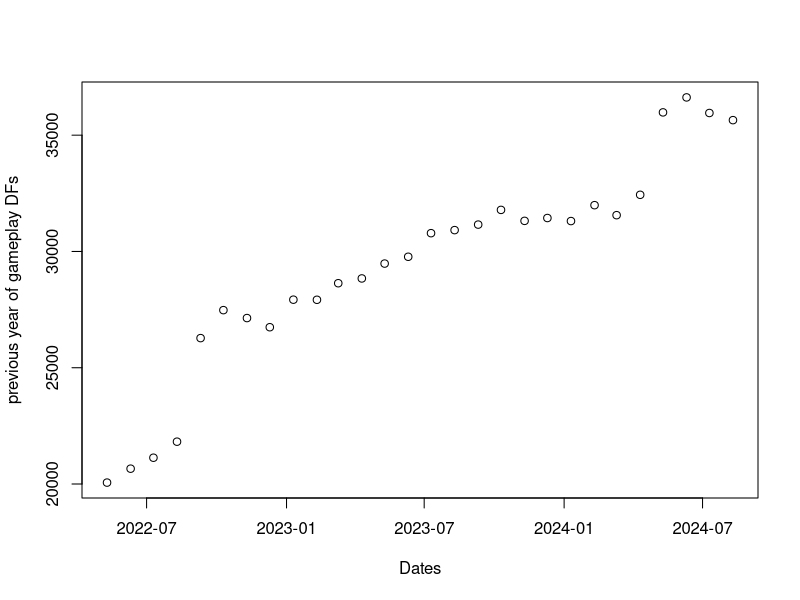

Source code (R):
rm(list = ls())
DFs = read.csv("FEH_zeroed_DFs.csv")


# Setup/User Input --------------------------------------------------------

start_date = "2023-08-11" # inclusive
end_date = "2024-08-10" # inclusive

# dealing with AR
DFs$Number[DFs$Source == "AR Def"] = 10 # AR Defense reward
DFs$Number[DFs$Source == "AR Rank"] = 36 # AR Rank reward
DFs$Number[DFs$Source == "AR Tier"] = 46 # AR Tier reward

# dealing with MS
MS = (DFs$Source == "Mjolnir's Strike")
DFs$Number[MS & (DFs$Type == "Fly" | DFs$Type == "Arm")] = 52.5 # MS rewards
DFs$Number[MS & (DFs$Type == "Inf" | DFs$Type == "Cav")] = 52.5

# dealing with RB
DFs$Number[DFs$Source == "Resonant Battles"] = 37.5 # Resonant Battles reward

# dealing with SD-R and SD-S
# DFs$Number for SD-R and SD-S are already set to values for 0 glory. 
# Adjust accordingly. 
# DFs$Number[DFs$Source == "SD-R Tier"] = 80 # SD-R Tier reward
# DFs$Number[DFs$Source == "SD-R Rank"] = 120 # SD-R Rank reward
# DFs$Number[DFs$Source == "SD-S Tier"] = 80 # SD-S Tier reward
# DFs$Number[DFs$Source == "SD-S Rank"] = 120 # SD-S Rank reward

# OG Summoner Duels
# DFs$Number[DFs$Source == "Summoner Duels"] = 0 # un-comment if SD is not played

# AR Resort
inf_weekly = 0
arm_weekly = 0
cav_weekly = 0
fly_weekly = 0
resort_weekly = c(inf_weekly, arm_weekly, cav_weekly, fly_weekly)

# dealing with Allegiance Battles
DFs$Number[DFs$Source == "Allegiance Battles"] = 34 # Allegiance Battles reward

# dealing with AA+ Rank
DFs$Number[DFs$Source == "AA+ Rank"] = 42 # Arena Assault+ rank reward


# Creating metadata -------------------------------------------------------

Source = c("AR Def", "AR Rank", "AR Tier", "Mjolnir's Strike",
           "Mjolnir's Strike LV.", "Resonant Battles", "SD-R Rank", "SD-R Tier",
           "SD-S Rank", "SD-S Tier", "Allegiance Battles", "AA+ Chain", "AA+ Rank", 
           "Grail Units", "Binding Worlds", "Hall of Forms", "Revival HoF",
           "Pawns of Loki", "Heroes Journey", "Lost Lore", "Type Quests", 
           "Summoner Duels Start", "Summoner Duels", "Frontline Phalanx", 
           "Rokkr Sieges", "Seer's Snare", "Affinity Auto-Battles",
           "United Warfront", "New Unit Quest/Login/Book", 
           "Anniversary Bonus", "Golden Week Bonus", "Book Midpoint Bonus", 
           "Half-Anniversary Bonus", "CYL Bonus", "1000th Hero",
           "New Hero Type Celebration", "Black Friday Bonus", 
           "Book Begins Bonus", "New Year's Bonus")

celebratory = Source %in% c("Anniversary Bonus", "Golden Week Bonus", 
                            "Book Midpoint Bonus", "Half-Anniversary Bonus", 
                            "CYL Bonus", "1000th Hero",
                            "New Hero Type Celebration", "Black Friday Bonus", 
                            "Book Begins Bonus", "New Year's Bonus")

fixed = Source %in% c("Mjolnir's Strike LV.", "AA+ Chain", "Grail Units", 
                      "Binding Worlds", "Hall of Forms", "Revival HoF", 
                      "Pawns of Loki", "Heroes Journey", "Lost Lore", 
                      "Type Quests", "Summoner Duels Start", "Summoner Duels",
                      "Frontline Phalanx", "Rokkr Sieges", "Seer's Snare",
                      "Affinity Auto-Battles", "United Warfront", 
                      "New Unit Quest/Login/Book")

variable = Source %in% c( "AR Def", "AR Rank", "AR Tier", "Mjolnir's Strike",
                          "Resonant Battles", "SD-R Rank", "SD-R Tier",
                          "SD-S Rank", "SD-S Tier", "Allegiance Battles", 
                          "AA+ Rank")

cats = length(Source)

Total = 0*c(1:cats)
Total_Inf = 0*c(1:cats)
Total_Armor = 0*c(1:cats)
Total_Cav = 0*c(1:cats)
Total_Flyer = 0*(1:cats)
Times_This_Year = 0*c(1:cats)
Amount = 0*c(1:cats)

# date range
currentYear = DFs$Date >= as.Date(start_date) & DFs$Date <=as.Date(end_date)
# start date and end date of when to consider for estimate

yearDFs = sum(DFs$Number[currentYear])
yearInfDFs = sum(DFs$Number[intersect(which(currentYear), which(DFs$Type == "Inf"))])
yearArmorDFs = sum(DFs$Number[intersect(which(currentYear), which(DFs$Type == "Arm"))])
yearCavDFs = sum(DFs$Number[intersect(which(currentYear), which(DFs$Type == "Cav"))])
yearFlyerDFs = sum(DFs$Number[intersect(which(currentYear), which(DFs$Type == "Fly"))])


#computing stats for category "AR Def"
curIdx = which(Source == "AR Def")
Total[curIdx] = sum(DFs$Number[intersect(which(currentYear), 
                                         which(DFs$Source == "AR Def"))])
Total_Inf[curIdx] = sum(DFs$Number[intersect(which(currentYear), 
                                             which(DFs$Type == "Inf" & DFs$Source == "AR Def"))])
Total_Armor[curIdx] = sum(DFs$Number[intersect(which(currentYear), 
                                               which(DFs$Type == "Arm" & DFs$Source == "AR Def"))])
Total_Cav[curIdx] = sum(DFs$Number[intersect(which(currentYear), 
                                             which(DFs$Type == "Cav" & DFs$Source == "AR Def"))])
Total_Flyer[curIdx] = sum(DFs$Number[intersect(which(currentYear), 
                                               which(DFs$Type == "Fly" & DFs$Source == "AR Def"))])
Times_This_Year[curIdx] = length(intersect(which(currentYear),
                                           which(DFs$Source == "AR Def")))
Amount[curIdx] = Total[curIdx]/Times_This_Year[curIdx]


#computing stats for category "AR Rank"
curIdx = which(Source == "AR Rank")
Total[curIdx] = sum(DFs$Number[intersect(which(currentYear), 
                                         which(DFs$Source == "AR Rank"))])
Total_Inf[curIdx] = sum(DFs$Number[intersect(which(currentYear), 
                                             which(DFs$Type == "Inf" & DFs$Source == "AR Rank"))])
Total_Armor[curIdx] = sum(DFs$Number[intersect(which(currentYear), 
                                               which(DFs$Type == "Arm" & DFs$Source == "AR Rank"))])
Total_Cav[curIdx] = sum(DFs$Number[intersect(which(currentYear), 
                                             which(DFs$Type == "Cav" & DFs$Source == "AR Rank"))])
Total_Flyer[curIdx] = sum(DFs$Number[intersect(which(currentYear), 
                                               which(DFs$Type == "Fly" & DFs$Source == "AR Rank"))])
Times_This_Year[curIdx] = length(intersect(which(currentYear),
                                           which(DFs$Source == "AR Rank")))
Amount[curIdx] = Total[curIdx]/Times_This_Year[curIdx]


#computing stats for category "AR Tier"
curIdx = which(Source == "AR Tier")
Total[curIdx] = sum(DFs$Number[intersect(which(currentYear), 
                                         which(DFs$Source == "AR Tier"))])
Total_Inf[curIdx] = sum(DFs$Number[intersect(which(currentYear), 
                                             which(DFs$Type == "Inf" & DFs$Source == "AR Tier"))])
Total_Armor[curIdx] = sum(DFs$Number[intersect(which(currentYear), 
                                               which(DFs$Type == "Arm" & DFs$Source == "AR Tier"))])
Total_Cav[curIdx] = sum(DFs$Number[intersect(which(currentYear), 
                                             which(DFs$Type == "Cav" & DFs$Source == "AR Tier"))])
Total_Flyer[curIdx] = sum(DFs$Number[intersect(which(currentYear), 
                                               which(DFs$Type == "Fly" & DFs$Source == "AR Tier"))])
Times_This_Year[curIdx] = length(intersect(which(currentYear),
                                           which(DFs$Source == "AR Tier")))
Amount[curIdx] = Total[curIdx]/Times_This_Year[curIdx]


#computing stats for category "Mjolnir's Strike"
curIdx = which(Source == "Mjolnir's Strike")
Total[curIdx] = sum(DFs$Number[currentYear & DFs$Source == "Mjolnir's Strike"])
Total_Inf[curIdx] = sum(DFs$Number[currentYear & DFs$Type == "Inf" &
                                     DFs$Source == "Mjolnir's Strike"])
Total_Armor[curIdx] = sum(DFs$Number[currentYear & DFs$Type == "Arm" &
                                       DFs$Source == "Mjolnir's Strike"])
Total_Cav[curIdx] = sum(DFs$Number[currentYear & DFs$Type == "Cav" &
                                     DFs$Source == "Mjolnir's Strike"])
Total_Flyer[curIdx] = sum(DFs$Number[currentYear & DFs$Type == "Fly" &
                                       DFs$Source == "Mjolnir's Strike"])
Times_This_Year[curIdx] = sum(currentYear & DFs$Source == "Mjolnir's Strike")
Amount[curIdx] = sum(DFs$Number[currentYear & 
                                  DFs$Source == "Mjolnir's Strike"])/Times_This_Year[curIdx]


#computing stats for category "Mjolnir's Strike LV."
curIdx = which(Source == "Mjolnir's Strike LV.")
Total[curIdx] = sum(DFs$Number[currentYear & DFs$Source == "Mjolnir's Strike LV. 30"])
Total_Inf[curIdx] = sum(DFs$Number[currentYear & DFs$Type == "Inf" &
                                     DFs$Source == "Mjolnir's Strike LV. 30"])
Total_Armor[curIdx] = sum(DFs$Number[currentYear & DFs$Type == "Arm" &
                                       DFs$Source == "Mjolnir's Strike LV. 30"])
Total_Cav[curIdx] = sum(DFs$Number[currentYear & DFs$Type == "Cav" &
                                     DFs$Source == "Mjolnir's Strike LV. 30"])
Total_Flyer[curIdx] = sum(DFs$Number[currentYear & DFs$Type == "Fly" &
                                       DFs$Source == "Mjolnir's Strike LV. 30"])
Times_This_Year[curIdx] = sum(currentYear & DFs$Source == "Mjolnir's Strike")
Amount[curIdx] = sum(DFs$Number[currentYear & 
                                  DFs$Source == "Mjolnir's Strike LV. 30"])/Times_This_Year[curIdx]


#computing stats for category "Resonant Battles"
curIdx = which(Source == "Resonant Battles")
Total[curIdx] = sum(DFs$Number[intersect(which(currentYear), 
                                         which(DFs$Source == "Resonant Battles"))])
Total_Inf[curIdx] = sum(DFs$Number[intersect(which(currentYear), 
                                             which(DFs$Type == "Inf" & DFs$Source == "Resonant Battles"))])
Total_Armor[curIdx] = sum(DFs$Number[intersect(which(currentYear), 
                                               which(DFs$Type == "Arm" & DFs$Source == "Resonant Battles"))])
Total_Cav[curIdx] = sum(DFs$Number[intersect(which(currentYear), 
                                             which(DFs$Type == "Cav" & DFs$Source == "Resonant Battles"))])
Total_Flyer[curIdx] = sum(DFs$Number[intersect(which(currentYear), 
                                               which(DFs$Type == "Fly" & DFs$Source == "Resonant Battles"))])
Times_This_Year[curIdx] = length(intersect(which(currentYear),
                                           which(DFs$Source == "Resonant Battles")))
Amount[curIdx] = Total[curIdx]/Times_This_Year[curIdx]


#computing stats for category "SD-R Rank"
curIdx = which(Source == "SD-R Rank")
Total[curIdx] = sum(DFs$Number[intersect(which(currentYear), 
                                         which(DFs$Source == "SD-R Rank"))])
Total_Inf[curIdx] = sum(DFs$Number[intersect(which(currentYear), 
                                             which(DFs$Type == "Inf" & DFs$Source == "SD-R Rank"))])
Total_Armor[curIdx] = sum(DFs$Number[intersect(which(currentYear), 
                                               which(DFs$Type == "Arm" & DFs$Source == "SD-R Rank"))])
Total_Cav[curIdx] = sum(DFs$Number[intersect(which(currentYear), 
                                             which(DFs$Type == "Cav" & DFs$Source == "SD-R Rank"))])
Total_Flyer[curIdx] = sum(DFs$Number[intersect(which(currentYear), 
                                               which(DFs$Type == "Fly" & DFs$Source == "SD-R Rank"))])
Times_This_Year[curIdx] = length(intersect(which(currentYear),
                                           which(DFs$Source == "SD-R Rank")))
Amount[curIdx] = Total[curIdx]/Times_This_Year[curIdx]


#computing stats for category "SD-R Tier"
curIdx = which(Source == "SD-R Tier")
Total[curIdx] = sum(DFs$Number[intersect(which(currentYear), 
                                         which(DFs$Source == "SD-R Tier"))])
Total_Inf[curIdx] = sum(DFs$Number[intersect(which(currentYear), 
                                             which(DFs$Type == "Inf" & DFs$Source == "SD-R Tier"))])
Total_Armor[curIdx] = sum(DFs$Number[intersect(which(currentYear), 
                                               which(DFs$Type == "Arm" & DFs$Source == "SD-R Tier"))])
Total_Cav[curIdx] = sum(DFs$Number[intersect(which(currentYear), 
                                             which(DFs$Type == "Cav" & DFs$Source == "SD-R Tier"))])
Total_Flyer[curIdx] = sum(DFs$Number[intersect(which(currentYear), 
                                               which(DFs$Type == "Fly" & DFs$Source == "SD-R Tier"))])
Times_This_Year[curIdx] = length(intersect(which(currentYear),
                                           which(DFs$Source == "SD-R Tier")))
Amount[curIdx] = Total[curIdx]/Times_This_Year[curIdx]


#computing stats for category "SD-S Rank"
curIdx = which(Source == "SD-S Rank")
Total[curIdx] = sum(DFs$Number[intersect(which(currentYear), 
                                         which(DFs$Source == "SD-S Rank"))])
Total_Inf[curIdx] = sum(DFs$Number[intersect(which(currentYear), 
                                             which(DFs$Type == "Inf" & DFs$Source == "SD-S Rank"))])
Total_Armor[curIdx] = sum(DFs$Number[intersect(which(currentYear), 
                                               which(DFs$Type == "Arm" & DFs$Source == "SD-S Rank"))])
Total_Cav[curIdx] = sum(DFs$Number[intersect(which(currentYear), 
                                             which(DFs$Type == "Cav" & DFs$Source == "SD-S Rank"))])
Total_Flyer[curIdx] = sum(DFs$Number[intersect(which(currentYear), 
                                               which(DFs$Type == "Fly" & DFs$Source == "SD-S Rank"))])
Times_This_Year[curIdx] = length(intersect(which(currentYear),
                                           which(DFs$Source == "SD-S Rank")))
Amount[curIdx] = Total[curIdx]/Times_This_Year[curIdx]


#computing stats for category "SD-S Tier"
curIdx = which(Source == "SD-S Tier")
Total[curIdx] = sum(DFs$Number[intersect(which(currentYear), 
                                         which(DFs$Source == "SD-S Tier"))])
Total_Inf[curIdx] = sum(DFs$Number[intersect(which(currentYear), 
                                             which(DFs$Type == "Inf" & DFs$Source == "SD-S Tier"))])
Total_Armor[curIdx] = sum(DFs$Number[intersect(which(currentYear), 
                                               which(DFs$Type == "Arm" & DFs$Source == "SD-S Tier"))])
Total_Cav[curIdx] = sum(DFs$Number[intersect(which(currentYear), 
                                             which(DFs$Type == "Cav" & DFs$Source == "SD-S Tier"))])
Total_Flyer[curIdx] = sum(DFs$Number[intersect(which(currentYear), 
                                               which(DFs$Type == "Fly" & DFs$Source == "SD-S Tier"))])
Times_This_Year[curIdx] = length(intersect(which(currentYear),
                                           which(DFs$Source == "SD-S Tier")))
Amount[curIdx] = Total[curIdx]/Times_This_Year[curIdx]


#computing stats for category "Allegiance Battles"
curIdx = which(Source == "Allegiance Battles")
Total[curIdx] = sum(DFs$Number[intersect(which(currentYear), 
                                         which(DFs$Source == "Allegiance Battles"))])
Total_Inf[curIdx] = sum(DFs$Number[intersect(which(currentYear), 
                                             which(DFs$Type == "Inf" & DFs$Source == "Allegiance Battles"))])
Total_Armor[curIdx] = sum(DFs$Number[intersect(which(currentYear), 
                                               which(DFs$Type == "Arm" & DFs$Source == "Allegiance Battles"))])
Total_Cav[curIdx] = sum(DFs$Number[intersect(which(currentYear), 
                                             which(DFs$Type == "Cav" & DFs$Source == "Allegiance Battles"))])
Total_Flyer[curIdx] = sum(DFs$Number[intersect(which(currentYear), 
                                               which(DFs$Type == "Fly" & DFs$Source == "Allegiance Battles"))])
Times_This_Year[curIdx] = length(intersect(which(currentYear),
                                           which(DFs$Source == "Allegiance Battles")))
Amount[curIdx] = Total[curIdx]/Times_This_Year[curIdx]


#computing stats for category "AA+ Chain"
curIdx = which(Source == "AA+ Chain")
Total[curIdx] = sum(DFs$Number[intersect(which(currentYear), 
                                         which(DFs$Source == "AA+ Chain"))])
Total_Inf[curIdx] = sum(DFs$Number[intersect(which(currentYear), 
                                             which(DFs$Type == "Inf" & DFs$Source == "AA+ Chain"))])
Total_Armor[curIdx] = sum(DFs$Number[intersect(which(currentYear), 
                                               which(DFs$Type == "Arm" & DFs$Source == "AA+ Chain"))])
Total_Cav[curIdx] = sum(DFs$Number[intersect(which(currentYear), 
                                             which(DFs$Type == "Cav" & DFs$Source == "AA+ Chain"))])
Total_Flyer[curIdx] = sum(DFs$Number[intersect(which(currentYear), 
                                               which(DFs$Type == "Fly" & DFs$Source == "AA+ Chain"))])
Times_This_Year[curIdx] = length(intersect(which(currentYear),
                                           which(DFs$Source == "AA+ Chain")))
Amount[curIdx] = Total[curIdx]/Times_This_Year[curIdx]


#computing stats for category "AA+ Rank"
curIdx = which(Source == "AA+ Rank")
Total[curIdx] = sum(DFs$Number[intersect(which(currentYear), 
                                         which(DFs$Source == "AA+ Rank"))])
Total_Inf[curIdx] = sum(DFs$Number[intersect(which(currentYear), 
                                             which(DFs$Type == "Inf" & DFs$Source == "AA+ Rank"))])
Total_Armor[curIdx] = sum(DFs$Number[intersect(which(currentYear), 
                                               which(DFs$Type == "Arm" & DFs$Source == "AA+ Rank"))])
Total_Cav[curIdx] = sum(DFs$Number[intersect(which(currentYear), 
                                             which(DFs$Type == "Cav" & DFs$Source == "AA+ Rank"))])
Total_Flyer[curIdx] = sum(DFs$Number[intersect(which(currentYear), 
                                               which(DFs$Type == "Fly" & DFs$Source == "AA+ Rank"))])
Times_This_Year[curIdx] = length(intersect(which(currentYear),
                                           which(DFs$Source == "AA+ Rank")))
Amount[curIdx] = Total[curIdx]/Times_This_Year[curIdx]


#computing stats for category "Grail Units"
curIdx = which(Source == "Grail Units")
grailUnits = intersect(which(currentYear), which(DFs$Source == "TT-New Unit" |
                                                   DFs$Source == "GHB-New Unit"))
Total[curIdx] = sum(DFs$Number[grailUnits])
Total_Inf[curIdx] = sum(DFs$Number[intersect(grailUnits, which(DFs$Type == "Inf"))])
Total_Armor[curIdx] = sum(DFs$Number[intersect(grailUnits, which(DFs$Type == "Arm"))])
Total_Cav[curIdx] = sum(DFs$Number[intersect(grailUnits, which(DFs$Type == "Cav"))])
Total_Flyer[curIdx] = sum(DFs$Number[intersect(grailUnits, which(DFs$Type == "Fly"))])
Times_This_Year[curIdx] = length(grailUnits)
Amount[curIdx] = Total[curIdx]/Times_This_Year[curIdx]


#computing stats for category "Binding Worlds"
curIdx = which(Source == "Binding Worlds")
BW = intersect(which(currentYear), which(DFs$Source == "Binding Worlds Enclosures" |
                                           DFs$Source == "Binding Worlds Daily"))
Total[curIdx] = sum(DFs$Number[BW])
Total_Inf[curIdx] = sum(DFs$Number[intersect(BW, which(DFs$Type == "Inf"))])
Total_Armor[curIdx] = sum(DFs$Number[intersect(BW, which(DFs$Type == "Arm"))])
Total_Cav[curIdx] = sum(DFs$Number[intersect(BW, which(DFs$Type == "Cav"))])
Total_Flyer[curIdx] = sum(DFs$Number[intersect(BW, which(DFs$Type == "Fly"))])
Times_This_Year[curIdx] = length(intersect(which(currentYear), 
                                           which(DFs$Source == "Binding Worlds Enclosures")))
Amount[curIdx] = Total[curIdx]/Times_This_Year[curIdx]


#computing stats for category "Hall of Forms"
curIdx = which(Source == "Hall of Forms")
HoF = intersect(which(currentYear), which(DFs$Source == "Hall of Forms Chambers" |
                                            DFs$Source == "Hall of Forms Daily"))
Total[curIdx] = sum(DFs$Number[HoF])
Total_Inf[curIdx] = sum(DFs$Number[intersect(HoF, which(DFs$Type == "Inf"))])
Total_Armor[curIdx] = sum(DFs$Number[intersect(HoF, which(DFs$Type == "Arm"))])
Total_Cav[curIdx] = sum(DFs$Number[intersect(HoF, which(DFs$Type == "Cav"))])
Total_Flyer[curIdx] = sum(DFs$Number[intersect(HoF, which(DFs$Type == "Fly"))])
Times_This_Year[curIdx] = length(HoF)/4
Amount[curIdx] = Total[curIdx]/Times_This_Year[curIdx]

#computing stats for category "Revival HoF"
curIdx = which(Source == "Revival HoF")
HoFRevival = intersect(which(currentYear), which(DFs$Source == "Revival: Hall of Forms"))
Total[curIdx] = sum(DFs$Number[HoFRevival])
Total_Inf[curIdx] = sum(DFs$Number[intersect(HoFRevival, which(DFs$Type == "Inf"))])
Total_Armor[curIdx] = sum(DFs$Number[intersect(HoFRevival, which(DFs$Type == "Arm"))])
Total_Cav[curIdx] = sum(DFs$Number[intersect(HoFRevival, which(DFs$Type == "Cav"))])
Total_Flyer[curIdx] = sum(DFs$Number[intersect(HoFRevival, which(DFs$Type == "Fly"))])
Times_This_Year[curIdx] = length(HoFRevival)
Amount[curIdx] = Total[curIdx]/Times_This_Year[curIdx]


#computing stats for category "Pawns of Loki"
curIdx = which(Source == "Pawns of Loki")
Total[curIdx] = sum(DFs$Number[intersect(which(currentYear), 
                                         which(DFs$Source == "Pawns of Loki"))])
Total_Inf[curIdx] = sum(DFs$Number[intersect(which(currentYear), 
                                             which(DFs$Type == "Inf" & DFs$Source == "Pawns of Loki"))])
Total_Armor[curIdx] = sum(DFs$Number[intersect(which(currentYear), 
                                               which(DFs$Type == "Arm" & DFs$Source == "Pawns of Loki"))])
Total_Cav[curIdx] = sum(DFs$Number[intersect(which(currentYear), 
                                             which(DFs$Type == "Cav" & DFs$Source == "Pawns of Loki"))])
Total_Flyer[curIdx] = sum(DFs$Number[intersect(which(currentYear), 
                                               which(DFs$Type == "Fly" & DFs$Source == "Pawns of Loki"))])
Times_This_Year[curIdx] = length(intersect(which(currentYear),
                                           which(DFs$Source == "Pawns of Loki")))/4
Amount[curIdx] = Total[curIdx]/Times_This_Year[curIdx]


#computing stats for category "Heroes Journey"
curIdx = which(Source == "Heroes Journey")
Total[curIdx] = sum(DFs$Number[intersect(which(currentYear), 
                                         which(DFs$Source == "Heroes Journey"))])
Total_Inf[curIdx] = sum(DFs$Number[intersect(which(currentYear), 
                                             which(DFs$Type == "Inf" & DFs$Source == "Heroes Journey"))])
Total_Armor[curIdx] = sum(DFs$Number[intersect(which(currentYear), 
                                               which(DFs$Type == "Arm" & DFs$Source == "Heroes Journey"))])
Total_Cav[curIdx] = sum(DFs$Number[intersect(which(currentYear), 
                                             which(DFs$Type == "Cav" & DFs$Source == "Heroes Journey"))])
Total_Flyer[curIdx] = sum(DFs$Number[intersect(which(currentYear), 
                                               which(DFs$Type == "Fly" & DFs$Source == "Heroes Journey"))])
Times_This_Year[curIdx] = length(intersect(which(currentYear),
                                           which(DFs$Source == "Heroes Journey")))/4
Amount[curIdx] = Total[curIdx]/Times_This_Year[curIdx]


#computing stats for category "Lost Lore" (including Lost Lore: Spoils)
curIdx = which(Source == "Lost Lore")
Total[curIdx] = sum(DFs$Number[intersect(which(currentYear), 
                                         which(DFs$Source == "Lost Lore"))])
Total_Inf[curIdx] = sum(DFs$Number[intersect(which(currentYear), 
                                             which(DFs$Type == "Inf" & DFs$Source == "Lost Lore"))])
Total_Armor[curIdx] = sum(DFs$Number[intersect(which(currentYear), 
                                               which(DFs$Type == "Arm" & DFs$Source == "Lost Lore"))])
Total_Cav[curIdx] = sum(DFs$Number[intersect(which(currentYear), 
                                             which(DFs$Type == "Cav" & DFs$Source == "Lost Lore"))])
Total_Flyer[curIdx] = sum(DFs$Number[intersect(which(currentYear), 
                                               which(DFs$Type == "Fly" & DFs$Source == "Lost Lore"))])
Times_This_Year[curIdx] = length(intersect(which(currentYear),
                                           which(DFs$Source == "Lost Lore")))
Amount[curIdx] = Total[curIdx]/Times_This_Year[curIdx]


#computing stats for category "Type Quests"
curIdx = which(Source == "Type Quests")
typeQuests = intersect(which(currentYear), which(DFs$Source == "Q-Infantry Assault" |
                                                   DFs$Source == "Q-Infantry Clash" | DFs$Source == "Q-Infantry Strike" |
                                                   DFs$Source == "Q-Armor Assault" | DFs$Source == "Q-Armor Clash" | 
                                                   DFs$Source == "Q-Armored Strike" | DFs$Source == "Q-Cavalry Assault" |
                                                   DFs$Source == "Q-Cavalry Clash" | DFs$Source == "Q-Cavalry Strike" |
                                                   DFs$Source == "Q-Flying Assault" | DFs$Source == "Q-Flying Clash" | 
                                                   DFs$Source == "Q-Flying Strike" ))
Total[curIdx] = sum(DFs$Number[typeQuests])
Total_Inf[curIdx] = sum(DFs$Number[intersect(typeQuests, which(DFs$Type == "Inf"))])
Total_Armor[curIdx] = sum(DFs$Number[intersect(typeQuests, which(DFs$Type == "Arm"))])
Total_Cav[curIdx] = sum(DFs$Number[intersect(typeQuests, which(DFs$Type == "Cav"))])
Total_Flyer[curIdx] = sum(DFs$Number[intersect(typeQuests, which(DFs$Type == "Fly"))])
Times_This_Year[curIdx] = length(typeQuests)
Amount[curIdx] = Total[curIdx]/Times_This_Year[curIdx]


#computing stats for category "Summoner Duels Start"
curIdx = which(Source == "Summoner Duels Start")
SDStart = intersect(which(currentYear), which(DFs$Source == "Summoner Duels" 
                                              & DFs$Date == "2021-12-06"))
Total[curIdx] = sum(DFs$Number[SDStart])
Total_Inf[curIdx] = sum(DFs$Number[intersect(SDStart, which(DFs$Type == "Inf"))])
Total_Armor[curIdx] = sum(DFs$Number[intersect(SDStart, which(DFs$Type == "Arm"))])
Total_Cav[curIdx] = sum(DFs$Number[intersect(SDStart, which(DFs$Type == "Cav"))])
Total_Flyer[curIdx] = sum(DFs$Number[intersect(SDStart, which(DFs$Type == "Fly"))])
Times_This_Year[curIdx] = 1
Amount[curIdx] = Total[curIdx]/Times_This_Year[curIdx]


#computing stats for category "Summoner Duels"
curIdx = which(Source == "Summoner Duels")
SD = intersect(which(currentYear), which(DFs$Source == "Summoner Duels" 
                                         & DFs$Date != "2021-12-06"))
Total[curIdx] = sum(DFs$Number[SD])
Total_Inf[curIdx] = sum(DFs$Number[intersect(SD, which(DFs$Type == "Inf"))])
Total_Armor[curIdx] = sum(DFs$Number[intersect(SD, which(DFs$Type == "Arm"))])
Total_Cav[curIdx] = sum(DFs$Number[intersect(SD, which(DFs$Type == "Cav"))])
Total_Flyer[curIdx] = sum(DFs$Number[intersect(SD, which(DFs$Type == "Fly"))])
Times_This_Year[curIdx] = length(SD)
Amount[curIdx] = Total[curIdx]/Times_This_Year[curIdx]


#computing stats for category "Frontline Phalanx"
curIdx = which(Source == "Frontline Phalanx")
FP= intersect(which(currentYear), which(DFs$Source == "Frontline Phalanx"))
Total[curIdx] = sum(DFs$Number[FP])
Total_Inf[curIdx] = sum(DFs$Number[intersect(FP, which(DFs$Type == "Inf"))])
Total_Armor[curIdx] = sum(DFs$Number[intersect(FP, which(DFs$Type == "Arm"))])
Total_Cav[curIdx] = sum(DFs$Number[intersect(FP, which(DFs$Type == "Cav"))])
Total_Flyer[curIdx] = sum(DFs$Number[intersect(FP, which(DFs$Type == "Fly"))])
Times_This_Year[curIdx] = length(FP)
Amount[curIdx] = Total[curIdx]/Times_This_Year[curIdx]


#computing stats for category "Rokkr Sieges"
curIdx = which(Source == "Rokkr Sieges")
RS = intersect(which(currentYear), which(DFs$Source == "Rokkr Sieges"))
Total[curIdx] = sum(DFs$Number[RS])
Total_Inf[curIdx] = sum(DFs$Number[intersect(RS, which(DFs$Type == "Inf"))])
Total_Armor[curIdx] = sum(DFs$Number[intersect(RS, which(DFs$Type == "Arm"))])
Total_Cav[curIdx] = sum(DFs$Number[intersect(RS, which(DFs$Type == "Cav"))])
Total_Flyer[curIdx] = sum(DFs$Number[intersect(RS, which(DFs$Type == "Fly"))])
Times_This_Year[curIdx] = length(RS)/3
Amount[curIdx] = Total[curIdx]/Times_This_Year[curIdx]

#computing stats for category "Seer's Snare"
curIdx = which(Source == "Seer's Snare")
SS = intersect(which(currentYear), which(DFs$Source == "Seer's Snare Daily" | 
                                           DFs$Source == "Seer's Snare Rifts"))
Total[curIdx] = sum(DFs$Number[SS])
Total_Inf[curIdx] = sum(DFs$Number[intersect(SS, which(DFs$Type == "Inf"))])
Total_Armor[curIdx] = sum(DFs$Number[intersect(SS, which(DFs$Type == "Arm"))])
Total_Cav[curIdx] = sum(DFs$Number[intersect(SS, which(DFs$Type == "Cav"))])
Total_Flyer[curIdx] = sum(DFs$Number[intersect(SS, which(DFs$Type == "Fly"))])
Times_This_Year[curIdx] = length(SS)/3
Amount[curIdx] = Total[curIdx]/Times_This_Year[curIdx]

#computing stats for category "Affinity Auto-Battles"
curIdx = which(Source == "Affinity Auto-Battles")
AAB = intersect(which(currentYear), which(DFs$Source == "Affinity Auto-Battles Daily" | 
                                           DFs$Source == "Affinity Auto-Battles Score"))
Total[curIdx] = sum(DFs$Number[AAB])
Total_Inf[curIdx] = sum(DFs$Number[intersect(AAB, which(DFs$Type == "Inf"))])
Total_Armor[curIdx] = sum(DFs$Number[intersect(AAB, which(DFs$Type == "Arm"))])
Total_Cav[curIdx] = sum(DFs$Number[intersect(AAB, which(DFs$Type == "Cav"))])
Total_Flyer[curIdx] = sum(DFs$Number[intersect(AAB, which(DFs$Type == "Fly"))])
Times_This_Year[curIdx] = length(AAB)/4
Amount[curIdx] = Total[curIdx]/Times_This_Year[curIdx]

#computing stats for category "United Warfront"
curIdx = which(Source == "United Warfront")
UW = intersect(which(currentYear), which(DFs$Source == "United Warfront"))
Total[curIdx] = sum(DFs$Number[UW])
Total_Inf[curIdx] = sum(DFs$Number[intersect(UW, which(DFs$Type == "Inf"))])
Total_Armor[curIdx] = sum(DFs$Number[intersect(UW, which(DFs$Type == "Arm"))])
Total_Cav[curIdx] = sum(DFs$Number[intersect(UW, which(DFs$Type == "Cav"))])
Total_Flyer[curIdx] = sum(DFs$Number[intersect(UW, which(DFs$Type == "Fly"))])
Times_This_Year[curIdx] = length(UW)/4
Amount[curIdx] = Total[curIdx]/Times_This_Year[curIdx]



#computing stats for category "New Unit Quest/Login/Book"
curIdx = which(Source == "New Unit Quest/Login/Book")
newUnits = intersect(which(currentYear), which(DFs$Source == "Unit Login Bonus" |
                                                 DFs$Source == "B-New Unit" | DFs$Source == "Q-New Unit" |
                                                 DFs$Source == "AHR-New Unit" | DFs$Source == "Engage Login"))
Total[curIdx] = sum(DFs$Number[newUnits])
Total_Inf[curIdx] = sum(DFs$Number[intersect(newUnits, which(DFs$Type == "Inf"))])
Total_Armor[curIdx] = sum(DFs$Number[intersect(newUnits, which(DFs$Type == "Arm"))])
Total_Cav[curIdx] = sum(DFs$Number[intersect(newUnits, which(DFs$Type == "Cav"))])
Total_Flyer[curIdx] = sum(DFs$Number[intersect(newUnits, which(DFs$Type == "Fly"))])
Times_This_Year[curIdx] = length(newUnits)
Amount[curIdx] = Total[curIdx]/Times_This_Year[curIdx]


#computing stats for category "Anniversary Bonus"
curIdx = which(Source == "Anniversary Bonus")
anniBonus = intersect(which(currentYear), which(DFs$Source == "Q-Anniversary"|
                                                  DFs$Source == "Anniversary Login" |
                                                  DFs$Source == "Tempest Trials (Anniversary)"))
Total[curIdx] = sum(DFs$Number[anniBonus])
Total_Inf[curIdx] = sum(DFs$Number[intersect(anniBonus, which(DFs$Type == "Inf"))])
Total_Armor[curIdx] = sum(DFs$Number[intersect(anniBonus, which(DFs$Type == "Arm"))])
Total_Cav[curIdx] = sum(DFs$Number[intersect(anniBonus, which(DFs$Type == "Cav"))])
Total_Flyer[curIdx] = sum(DFs$Number[intersect(anniBonus, which(DFs$Type == "Fly"))])
Times_This_Year[curIdx] = 1
Amount[curIdx] = Total[curIdx]/Times_This_Year[curIdx]


#computing stats for category "Golden Week Bonus"
curIdx = which(Source == "Golden Week Bonus")
GWBonus = intersect(which(currentYear), which(DFs$Source == "Golden Week Login" |
                                                DFs$Source == "Rokkr Sieges (GW)" |
                                                DFs$Source == "Q-Rokkr Sieges"))
Total[curIdx] = sum(DFs$Number[GWBonus])
Total_Inf[curIdx] = sum(DFs$Number[intersect(GWBonus, which(DFs$Type == "Inf"))])
Total_Armor[curIdx] = sum(DFs$Number[intersect(GWBonus, which(DFs$Type == "Arm"))])
Total_Cav[curIdx] = sum(DFs$Number[intersect(GWBonus, which(DFs$Type == "Cav"))])
Total_Flyer[curIdx] = sum(DFs$Number[intersect(GWBonus, which(DFs$Type == "Fly"))])
Times_This_Year[curIdx] = 1
Amount[curIdx] = Total[curIdx]/Times_This_Year[curIdx]


#computing stats for category "Book Midpoint Bonus"
curIdx = which(Source == "Book Midpoint Bonus")
midBonus = intersect(which(currentYear), which(DFs$Source == "Midpoint Login"))
Total[curIdx] = sum(DFs$Number[midBonus])
Total_Inf[curIdx] = sum(DFs$Number[intersect(midBonus, which(DFs$Type == "Inf"))])
Total_Armor[curIdx] = sum(DFs$Number[intersect(midBonus, which(DFs$Type == "Arm"))])
Total_Cav[curIdx] = sum(DFs$Number[intersect(midBonus, which(DFs$Type == "Cav"))])
Total_Flyer[curIdx] = sum(DFs$Number[intersect(midBonus, which(DFs$Type == "Fly"))])
Times_This_Year[curIdx] = 1
Amount[curIdx] = Total[curIdx]/Times_This_Year[curIdx]


#computing stats for category "Half-Anniversary Bonus"
curIdx = which(Source == "Half-Anniversary Bonus")
halfBonus = intersect(which(currentYear), which(DFs$Source == "Half-Anniversary Login"))
Total[curIdx] = sum(DFs$Number[halfBonus])
Total_Inf[curIdx] = sum(DFs$Number[intersect(halfBonus, which(DFs$Type == "Inf"))])
Total_Armor[curIdx] = sum(DFs$Number[intersect(halfBonus, which(DFs$Type == "Arm"))])
Total_Cav[curIdx] = sum(DFs$Number[intersect(halfBonus, which(DFs$Type == "Cav"))])
Total_Flyer[curIdx] = sum(DFs$Number[intersect(halfBonus, which(DFs$Type == "Fly"))])
Times_This_Year[curIdx] = 1
Amount[curIdx] = Total[curIdx]/Times_This_Year[curIdx]


#computing stats for category "CYL Bonus"
curIdx = which(Source == "CYL Bonus")
CYLBonus = intersect(which(currentYear), which(DFs$Source == "CYL Login" |
                                                 DFs$Source == "Forging Bonds (CYL)"))
Total[curIdx] = sum(DFs$Number[CYLBonus])
Total_Inf[curIdx] = sum(DFs$Number[intersect(CYLBonus, which(DFs$Type == "Inf"))])
Total_Armor[curIdx] = sum(DFs$Number[intersect(CYLBonus, which(DFs$Type == "Arm"))])
Total_Cav[curIdx] = sum(DFs$Number[intersect(CYLBonus, which(DFs$Type == "Cav"))])
Total_Flyer[curIdx] = sum(DFs$Number[intersect(CYLBonus, which(DFs$Type == "Fly"))])
Times_This_Year[curIdx] = 1
Amount[curIdx] = Total[curIdx]/Times_This_Year[curIdx]


#computing stats for category "New Hero Type Celebration"
curIdx = which(Source == "New Hero Type Celebration")
ascBonus = intersect(which(currentYear), which(DFs$Source == "Q-Ascended Heroes" |
                                                 DFs$Source == "Ascended Heroes Login" | 
                                                 DFs$Source == "Rearmed Heroes Login" |
                                                 DFs$Source == "Attuned Heroes Login"))
Total[curIdx] = sum(DFs$Number[ascBonus])
Total_Inf[curIdx] = sum(DFs$Number[intersect(ascBonus, which(DFs$Type == "Inf"))])
Total_Armor[curIdx] = sum(DFs$Number[intersect(ascBonus, which(DFs$Type == "Arm"))])
Total_Cav[curIdx] = sum(DFs$Number[intersect(ascBonus, which(DFs$Type == "Cav"))])
Total_Flyer[curIdx] = sum(DFs$Number[intersect(ascBonus, which(DFs$Type == "Fly"))])
Times_This_Year[curIdx] = 1
Amount[curIdx] = Total[curIdx]/Times_This_Year[curIdx]


#computing stats for category "Black Friday Bonus"
curIdx = which(Source == "Black Friday Bonus")
BFBonus = intersect(which(currentYear), which(DFs$Source == "Q-Black Friday"))
Total[curIdx] = sum(DFs$Number[BFBonus])
Total_Inf[curIdx] = sum(DFs$Number[intersect(BFBonus, which(DFs$Type == "Inf"))])
Total_Armor[curIdx] = sum(DFs$Number[intersect(BFBonus, which(DFs$Type == "Arm"))])
Total_Cav[curIdx] = sum(DFs$Number[intersect(BFBonus, which(DFs$Type == "Cav"))])
Total_Flyer[curIdx] = sum(DFs$Number[intersect(BFBonus, which(DFs$Type == "Fly"))])
Times_This_Year[curIdx] = 1
Amount[curIdx] = Total[curIdx]/Times_This_Year[curIdx]


#computing stats for category "Book Begins Bonus"
curIdx = which(Source == "Book Begins Bonus")
beginBonus = intersect(which(currentYear), which(DFs$Source == "Book Begins Login" |
                                                   DFs$Source == "Q-Book Begins"))
Total[curIdx] = sum(DFs$Number[beginBonus])
Total_Inf[curIdx] = sum(DFs$Number[intersect(beginBonus, which(DFs$Type == "Inf"))])
Total_Armor[curIdx] = sum(DFs$Number[intersect(beginBonus, which(DFs$Type == "Arm"))])
Total_Cav[curIdx] = sum(DFs$Number[intersect(beginBonus, which(DFs$Type == "Cav"))])
Total_Flyer[curIdx] = sum(DFs$Number[intersect(beginBonus, which(DFs$Type == "Fly"))])
Times_This_Year[curIdx] = 1
Amount[curIdx] = Total[curIdx]/Times_This_Year[curIdx]


#computing stats for category "New Year's Bonus"
curIdx = which(Source == "New Year's Bonus")
NYBonus = intersect(which(currentYear), which(DFs$Source == "Q-New Year"))
Total[curIdx] = sum(DFs$Number[NYBonus])
Total_Inf[curIdx] = sum(DFs$Number[intersect(NYBonus, which(DFs$Type == "Inf"))])
Total_Armor[curIdx] = sum(DFs$Number[intersect(NYBonus, which(DFs$Type == "Arm"))])
Total_Cav[curIdx] = sum(DFs$Number[intersect(NYBonus, which(DFs$Type == "Cav"))])
Total_Flyer[curIdx] = sum(DFs$Number[intersect(NYBonus, which(DFs$Type == "Fly"))])
Times_This_Year[curIdx] = 1
Amount[curIdx] = Total[curIdx]/Times_This_Year[curIdx]

#computing stats for category "1000th Hero"
curIdx = which(Source == "1000th Hero")
TH = intersect(which(currentYear), which(DFs$Source == "1000th Hero Login"))
Total[curIdx] = sum(DFs$Number[TH])
Total_Inf[curIdx] = sum(DFs$Number[intersect(TH, which(DFs$Type == "Inf"))])
Total_Armor[curIdx] = sum(DFs$Number[intersect(TH, which(DFs$Type == "Arm"))])
Total_Cav[curIdx] = sum(DFs$Number[intersect(TH, which(DFs$Type == "Cav"))])
Total_Flyer[curIdx] = sum(DFs$Number[intersect(TH, which(DFs$Type == "Fly"))])
Times_This_Year[curIdx] = 1
Amount[curIdx] = Total[curIdx]/Times_This_Year[curIdx]



# Formatting/Printing Results ---------------------------------------------

Amount = round(Amount)
metaData = data.frame(Amount, Times_This_Year, Source, Total, Total_Inf, Total_Armor, 
                      Total_Cav, Total_Flyer)
if(sum(resort_weekly) != 0)
{
  Tuesdays = 
    sum(weekdays(seq(as.Date(start_date), as.Date(end_date), "days")) == "Tuesday")
  total_resort = Tuesdays*resort_weekly
  ar_resort = list(sum(resort_weekly), Tuesdays, "AR Resort", sum(total_resort),
                   total_resort[1], total_resort[2], total_resort[3], total_resort[4])
  metaData = rbind(metaData, ar_resort)
}
colnames(metaData) = c("Amount", "Times", "Source", "Total", "Infantry",
                       "Armored", "Cavalry", "Flying")
Totals = list(NA, NA, "Totals", sum(metaData$Total), sum(metaData$Infantry), 
              sum(metaData$Armored), sum(metaData$Cavalry), 
              sum(metaData$Flying))
metaData = rbind(metaData, Totals)

print(metaData)
print(sum(Total))

# write.csv(metaData, "FEH_DFs_estimate.csv", row.names = FALSE)
  # uncomment to write meta-data to a csv file in your working directory

# making a graph of yearly gameplay DFs
library(stringr)
start_date = as.Date("2021-05-10")
end_date = as.Date("2023-08-10")
DFsYTD = c()
dates = c()

date = start_date
while(date <= end_date)
{
  curr_year = as.integer(str_split_i(date, pattern="-", 1))
  curr_month = as.integer(str_split_i(date, pattern="-", 2))
  curr_day = as.integer(str_split_i(date, pattern="-", 3))
  int_year = curr_year+1
  
  date2 = as.Date(paste(int_year, curr_month, curr_day, sep="-"))
  range = as.Date(DFs$Date) > date & as.Date(DFs$Date) <= date2 
  DFsYTD = c(DFsYTD, sum(DFs$Number[range]))
  dates = c(dates, date2)
  
  int_month = curr_month+1
  if(int_month == 13)
  {
    int_month = 1
    curr_year = curr_year+1
  }
  date = as.Date(paste(curr_year, int_month, curr_day, sep="-"))
  
}

plot(as.Date(dates), DFsYTD, xlab = "Dates",  
     ylab = "previous year of gameplay DFs")
# title("Player B")

# making summary table of celebratory, fixed, and variable DFs
DFsTable = data.frame(as.Date(dates), round(DFsYTD))

sum_Total = c(sum(Total[celebratory]), sum(Total[fixed]), sum(Total[variable]),
              sum(Total))
sum_Total_Inf = c(sum(Total_Inf[celebratory]), sum(Total_Inf[fixed]), 
                  sum(Total_Inf[variable]), sum(Total_Inf))
sum_Total_Armor = c(sum(Total_Armor[celebratory]), sum(Total_Armor[fixed]), 
                    sum(Total_Armor[variable]), sum(Total_Armor))
sum_Total_Cav = c(sum(Total_Cav[celebratory]), sum(Total_Cav[fixed]), 
                  sum(Total_Cav[variable]), sum(Total_Cav))
sum_Total_Flyer = c(sum(Total_Flyer[celebratory]), sum(Total_Flyer[fixed]), 
                    sum(Total_Flyer[variable]), sum(Total_Flyer))
DFs_summary = data.frame(sum_Total, sum_Total_Inf, sum_Total_Armor, 
                         sum_Total_Cav, sum_Total_Flyer)
colnames(DFs_summary) = c("Total", "Inf", "Arm", "Cav", "Fly")
row.names(DFs_summary) = c("Celebratory", "Fixed", "Variable", "Col Sums")
print(DFs_summary)